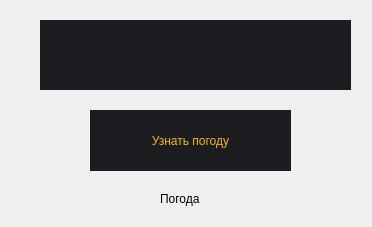
<?xml version="1.0" encoding="UTF-8"?>
<ui version="4.0">
 <class>Dialog</class>
 <widget class="QDialog" name="Dialog">
  <property name="geometry">
   <rect>
    <x>0</x>
    <y>0</y>
    <width>372</width>
    <height>227</height>
   </rect>
  </property>
  <property name="windowTitle">
   <string>Dialog</string>
  </property>
  <widget class="QPushButton" name="pushButton">
   <property name="geometry">
    <rect>
     <x>90</x>
     <y>110</y>
     <width>201</width>
     <height>61</height>
    </rect>
   </property>
   <property name="styleSheet">
    <string notr="true">QPushButton { 
	color:  #f2b824; 
border: none;
background-color: #1d1c21; 
font: 18pt &quot;Centiry Gothic&quot;
}

QPushButton:hover { 
color: f2c44e; 
background-color: #3a3c42
}

QPushButton:pressed{
color: #eb7b13;
}</string>
   </property>
   <property name="text">
    <string>Узнать погоду</string>
   </property>
  </widget>
  <widget class="QLabel" name="label">
   <property name="geometry">
    <rect>
     <x>160</x>
     <y>190</y>
     <width>67</width>
     <height>17</height>
    </rect>
   </property>
   <property name="text">
    <string>Погода</string>
   </property>
  </widget>
  <widget class="QTextEdit" name="textEdit">
   <property name="geometry">
    <rect>
     <x>40</x>
     <y>20</y>
     <width>311</width>
     <height>70</height>
    </rect>
   </property>
   <property name="styleSheet">
    <string notr="true">color : #e0bd3f; 
font: 32pt &quot;Ubuntu&quot;;
background-color: #1d1c21;
border: none</string>
   </property>
  </widget>
 </widget>
 <resources/>
 <connections/>
</ui>
